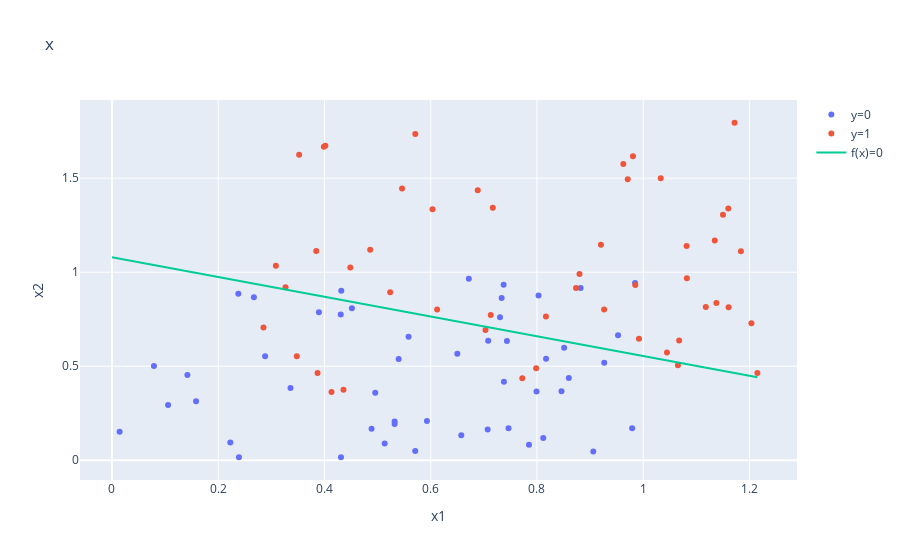

Source (notebook cell):
### Code cell
import numpy as np
import plotly.graph_objects as go
import plotly
import plotly.offline as py
py.init_notebook_mode(connected=True)

def sigmoid(input):    
    # sigmoid function
    output = 1 / (1 + np.exp(-input - 2 * np.finfo(float).eps))
    return output

def f(w, b, x):
    # define the logistic function
    return sigmoid(np.dot(x, w) + b)

def optimize(x, y,learning_rate, iterations, weight, bias): 
    # run gradient ascent based on MLE:
    size = x.shape[0]
    for i in range(iterations): 
        p = f(weight, bias, x)
        loss = -1/size * np.sum(y * np.log(p)) + (1 - y) * np.log(1-p)
        dW = 1/size * np.dot(x.T, (p - y))
        db = 1/size * np.sum(p - y)
        weight -= learning_rate * dW
        bias -= learning_rate * db 
    return weight, bias


# dataset definition
n_samples = 50
x = np.concatenate([np.random.random((n_samples, 2)), 
                    np.array([1, 1.5]) * np.random.random((n_samples, 2)) + np.array([0.25, 0.3])])
y = np.concatenate([np.zeros((n_samples,)), np.ones((n_samples, ))])

# run gradient ascent
w, b = optimize(x, y, 0.2, 5000, np.array([0.1, 0.1]), 0.1)
    
x_space = np.linspace(0, np.max(x[:,0]))
# w0 * x0 + w1 * x1 + b = 0 --> x1 = ....
y_space = -w[0] / w[1] * x_space - b / w[1]
    
fig = go.Figure(data=[
    go.Scatter(x=x[0:n_samples,0], y=x[0:n_samples,1], mode='markers', name='y=0',),
    go.Scatter(x=x[n_samples::,0], y=x[n_samples::,1], mode='markers', name='y=1'), 
    go.Scatter(x=x_space, y=y_space,  name='f(x)=0')],
                layout=go.Layout(title='x', 
                                 xaxis=dict(title="x1",),
                                 yaxis=dict(title="x2",)))
plotly.offline.iplot(fig)
